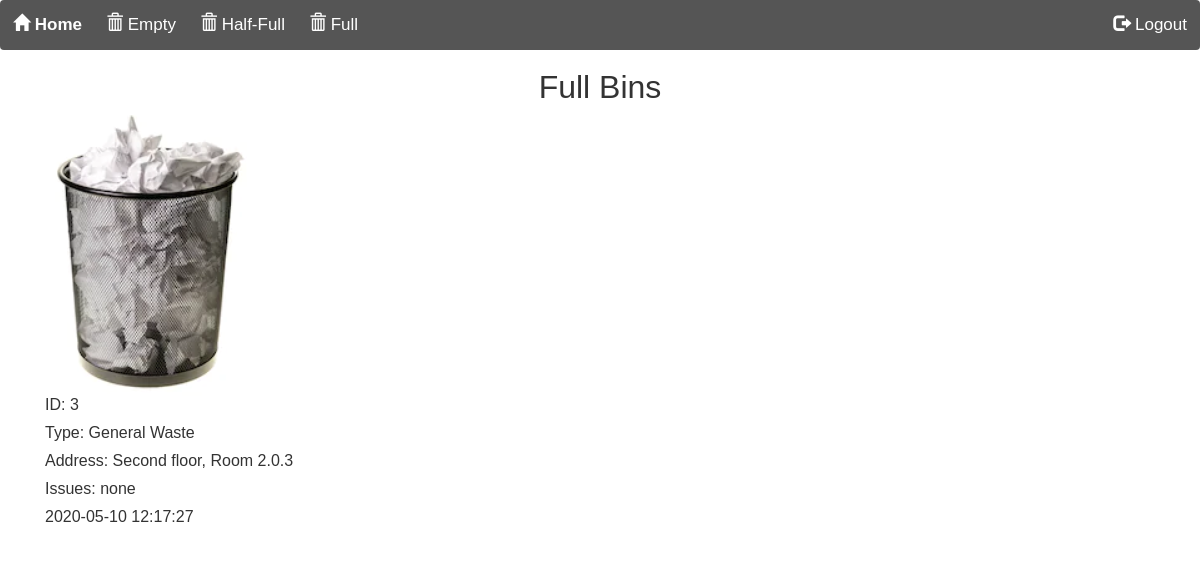
The page /admin/index_full_admin.php (signed in) on the database its author committed.
### tables this page shows
CREATE TABLE `realtime` (
  `id` int(6) UNSIGNED NOT NULL,
  `type` varchar(20) NOT NULL,
  `image` varchar(10) NOT NULL,
  `location` varchar(255) NOT NULL,
  `issue` varchar(255) NOT NULL,
  `date` timestamp NOT NULL DEFAULT CURRENT_TIMESTAMP ON UPDATE CURRENT_TIMESTAMP
);

### admin/index_full_admin.php (the view, shortened to what this page needs)
<?php
if (($_SESSION['youarelogged'])==FALSE)
{
	if (($_SESSION['youareloggedasadmin'])==TRUE)
	{
		echo'
<html lang="en" dir="ltr">
<head>
  <title>Full Bins | Smart BinClean</title>
  <meta charset="utf-8">
  <meta name="viewport" content="width=device-width, initial-scale=1">
  <link rel="stylesheet" href="https://maxcdn.bootstrapcdn.com/bootstrap/3.3.6/css/bootstrap.min.css">
  <script src="https://ajax.googleapis.com/ajax/libs/jquery/3.4.1/jquery.min.js"></script>
  <script src="https://cdnjs.cloudflare.com/ajax/libs/popper.js/1.16.0/umd/popper.min.js"></script>
  <script src="https://maxcdn.bootstrapcdn.com/bootstrap/4.4.1/js/bootstrap.min.js"></script>
		<style>
			body {
				font-family: Arial, Helvetica, sans-serif;
			}
			.navbar {
				width: 100%;
				text-align: center;
				background-color: #555;
				overflow: auto;
			}
			.navbar a {
				float: left;
				padding: 12px;
				color: white;
				text-decoration: none;
				font-size: 17px;
			}
			@media screen and (max-width: 700px) {
				.navbar a {
					float: none;
					display: block;
				}
			}
			.row {
				display: flex;
				flex-wrap: wrap;
				padding: 0 4px;
				padding-left: 30px;
			}
			/* Create two equal columns that sits next to each other */
			.column {
				flex: 50%;
				padding: 0 4px;
				padding-left: 30px;
			}
		</style>
</head>
<body>
    <div class="navbar">
			<a href="/admin/monitoring_admin.php">
				<i class="fa fa-fw fa-home; glyphicon glyphicon-home"></i><b> Home</b>
			</a>
			<a href="/admin/index_empty_admin.php">
				<i class="fa fa-fw fa-search; glyphicon glyphicon-trash"></i> Empty</b>
			</a>
			<a href="/admin/index_half_admin.php">
				<i class="fa fa-fw fa-envelope; glyphicon glyphicon-trash"></i> Half-Full</b>
			</a>
			<a href="/admin/index_full_admin.php">
				<i class="fa fa-fw fa-user; glyphicon glyphicon-trash"></i> Full</b>
			</a>
			<div class="pull-right"><a href="/admin/user_registration/logout.php">
					<i class="fa fa-fw fa-user; glyphicon glyphicon-log-out"></i> Logout</b>
				</a></div>
    </div>
    <h1 align="center">
         <font size="6">Full Bins</font>
      </h1>
</body>
</html>';
$servername = "localhost";
$username = "root";
$password = "";
$dbname = "bin";
    $conn = new mysqli($servername, $username, $password, $dbname);
		$sql = "SELECT * FROM realtime WHERE image=\"full\" ORDER BY id ";
    $result = $conn->query($sql);
	echo '<div class="column"><div class="row">';
	echo '<table border="0" width="100%" cellspacing="0" cellpadding="0">';
    if ($result->num_rows > 0) {
        while($row = $result->fetch_assoc()) {
			$id=$row["id"];
			$type=$row["type"];
			$img=$row["image"];
			$location=$row["location"];
			$issue=$row["issue"];
			$date_variable=$row["date"];
			echo '<td><img src="/images/'.$img.'.png">';
			echo '<p align="left">ID: '. $id .'</p>';
			echo '<p align="left">Type: '. $type .'</p>';
			echo '<p align="left">Address: '. $location .'</p>';
			if ($issue)
					echo '<p align="left"><b>Issues: </b><a style="color:red">'. $issue .'</a></p>';
				else
					echo '<p align="left">Issues: none</p>';
			echo '<p align="left">'. $date_variable .'</p></td>';
        }
    }
	else {
        echo "0 results";
		}
    echo "</div></table>";
	}
}
else
{
	echo ('<h1>You\'re not the ADMIN</h1>');
	echo '<meta http-equiv="refresh" content="2; URL=/admin/user_registration/logout.php"/>';
}
?>
<html>
	<head>
	</head>
	<body onload="JavaScript:timedRefresh(100000);"></body>
</html>

### admin/index_full_admin.php (style rules this page uses)
body { font-family: Arial, Helvetica, sans-serif; }
.navbar { width: 100%; text-align: center; background-color: #555; overflow: auto; }
.navbar a { float: left; padding: 12px; color: white; text-decoration: none; font-size: 17px; }
.row { display: flex; flex-wrap: wrap; padding: 0 4px; padding-left: 30px; }
.column { flex: 50%; padding: 0 4px; padding-left: 30px; }

### rows shown on the page
realtime: image (picture), id "3", type "General Waste", location "Second floor, Room 2.0.3", issue "Issues: none", date "2020-05-10 12:17:27"
